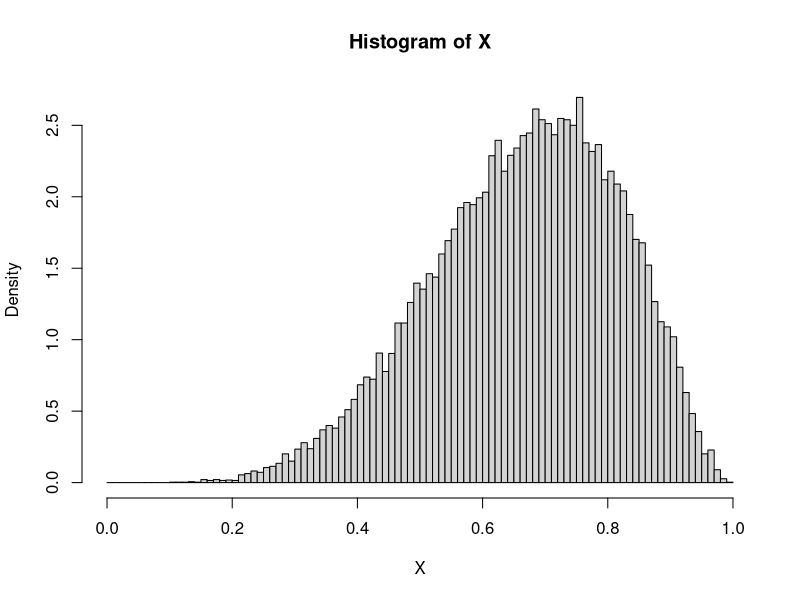

Here is the R script that generated this plot: (Note: this script raises an error after producing the figure.)
## ---- chunk 1
sample.x = runif(100000,0,1)
accept = c()
for(i in 1:length(sample.x)){
 U = runif(1, 0, 1)
 if(dunif(sample.x[i], 0, 1)*3*U <= dbeta(sample.x[i], 6, 3)) {

   accept[i] = 'Yes'
 }
 else if(dunif(sample.x[i],0,1)*3*U > dbeta(sample.x[i], 6, 3)) {
  accept[i] = 'No'
 }
}
T = data.frame(sample.x, accept = factor(accept, levels= c('Yes','No')))
## ---- chunk 2
hist(T[,1][T$accept=='Yes'], breaks = seq(0,1,0.01), freq = FALSE, main = 'Histogram of X', xlab = 'X')
lines(x, dbeta(x,6,3))
## ---- chunk 3
library(ggplot2)
print(qplot(sample.x, data = T, geom = 'density', color = accept))
## ---- chunk 4
print(qplot(sample.x, data = T, geom = 'histogram', fill = accept, binwidth=0.01))
